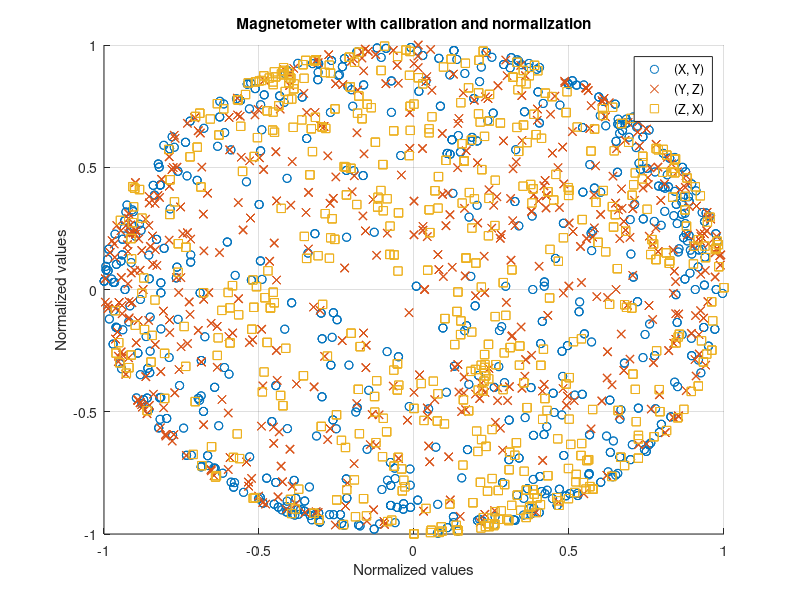
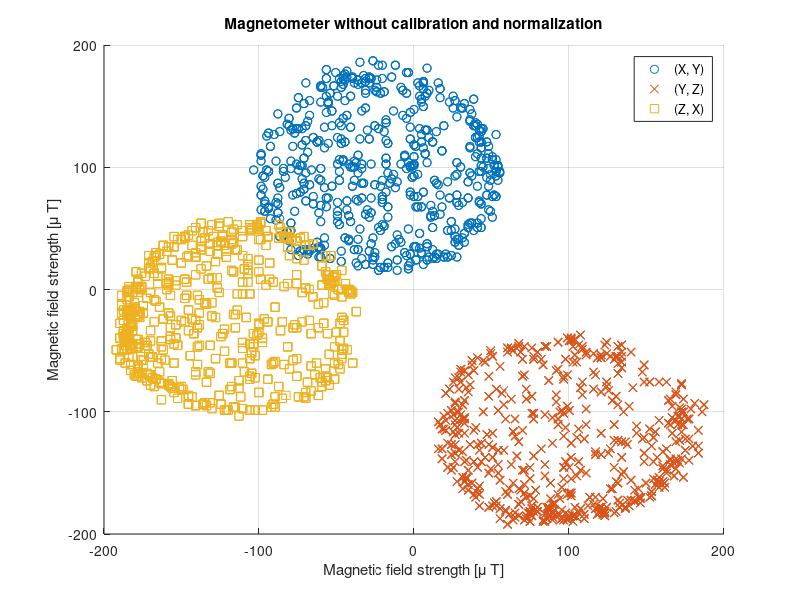
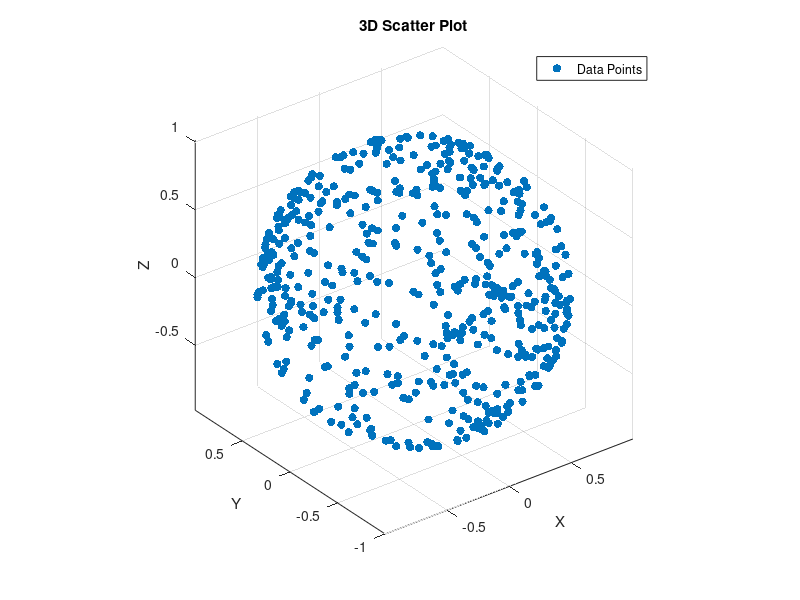

Here is the MATLAB script that generated these plots, in order:
clc
% Read data from the Excel file
data1 = importdata("magnetometer_with_calibration.txt");
data2 = importdata("magnetometer_without_calibration.txt");

% Normilizing the calibrated measurements
for i=1:size(data1,1)
    n_vec = norm(data1(i, 1:3));
    Calibrated_magnX(i) = data1(i, 1) / n_vec;
    Calibrated_magnY(i) = data1(i, 2) / n_vec;  
    Calibrated_magnZ(i) = data1(i, 3) / n_vec;
end
% uncalibrated measurements
magnX = data2(:, 1);
magnY = data2(:, 2);  
magnZ = data2(:, 3);

% Plot (X, Y), (Y, Z), and (Z, X) on the same graph
figure;
scatter(Calibrated_magnX, Calibrated_magnY, 'o', 'DisplayName', '(X, Y)');
hold on;
scatter(Calibrated_magnY, Calibrated_magnZ, 'x', 'DisplayName', '(Y, Z)');
scatter(Calibrated_magnZ, Calibrated_magnX, 's', 'DisplayName', '(Z, X)');

title('Magnetometer with calibration and normalization');
xlabel('Normalized values');
ylabel('Normalized values');
legend('Location', 'Best');
grid on;
hold off;

% Scatter plot for (X, Y), (Y, Z), and (Z, X) on the same graph
figure;
scatter(magnX, magnY, 'o', 'DisplayName', '(X, Y)');
hold on;
scatter(magnY, magnZ, 'x', 'DisplayName', '(Y, Z)');
scatter(magnZ, magnX, 's', 'DisplayName', '(Z, X)');

title('Magnetometer without calibration and normalization');
xlabel('Magnetic field strength [\mu T]');
ylabel('Magnetic field strength [\mu T]');
legend('Location', 'Best');
grid on;
hold off;

% Scatter plot in 3D
figure;
scatter3(Calibrated_magnX, Calibrated_magnY, Calibrated_magnZ, 'filled', 'DisplayName', 'Data Points');
title('3D Scatter Plot');
xlabel('X');
ylabel('Y');
zlabel('Z');
legend('Location', 'Best');
grid on;
axis equal; % Make axis scales equal for better visualization